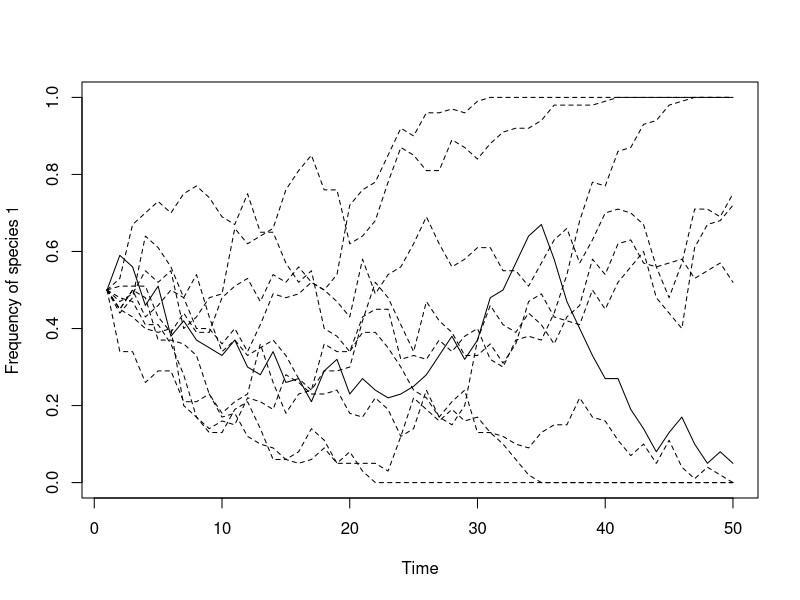

The R script that drew this image:
## specify parameters, initial conditions, and output matrix
num.years <- 50 
num.patch <- 10
freq.1.mat <- matrix(nrow = num.years, ncol = num.patch)

J <- 100 # number of individuals PER PATCH
init.1 <- 0.5*J 
COM <- matrix(nrow=J, ncol=num.patch)
COM[1:init.1,] <- 1; COM[(init.1+1):J,] <- 2 

year <- 2 

m <- 0
fit.ratio.avg <- vector(length=num.patch)
fit.ratio.avg[] <- 1
freq.dep <- vector(length=num.patch)
freq.dep[] <- 0

## record data (frequency of species 1) for year 1
freq.1.mat[1,] <- init.1/J 

## run simulation
for (i in 1:(J*num.patch*(num.years-1))) {
  
  ## choose a patch where a death even will occur
  patch <- sample(1:num.patch,1)
  
  ## calculate Pr.1 if dispersal occurs
  if (runif(1) < m) {
    Pr.1 <- sum(COM==1)/(J*num.patch)
  } else { 

  ## calculate Pr.1 if local reproduction (not dispersal)
    freq.1 <- sum(COM[,patch]==1)/J; freq.2 <- 1 - freq.1
    fit.ratio <- exp(freq.dep[patch]*(freq.1-0.5) + log(fit.ratio.avg[patch]))
    Pr.1 <-  fit.ratio*freq.1/(fit.ratio*freq.1 + freq.2)
  }
  
  COM[ceiling(J*runif(1)),patch] <- sample(c(1,2), 1, prob=c(Pr.1,1-Pr.1)) 

  ## record data  
  if (i %% (J*num.patch) == 0) {
    freq.1.mat[year,] <- colSums(COM==1)/J
    year <- year + 1 
  }
} 

## graph the results
plot(1:num.years, freq.1.mat[,1], type="l", xlab="Time", 
     ylab="Frequency of species 1", ylim=c(0,1))
for (i in 2:(num.patch)) {
  lines(1:num.years,freq.1.mat[,i], type="l", lty=2, ylim=c(0,1))
}